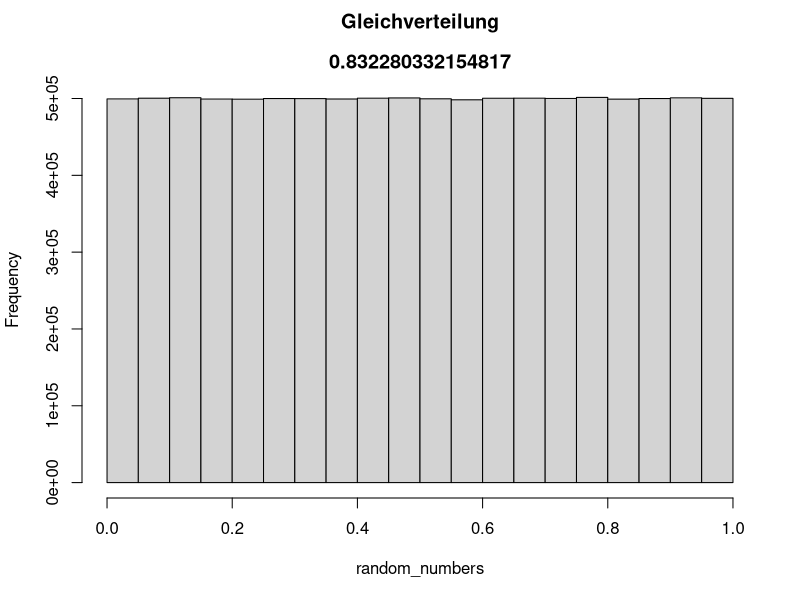
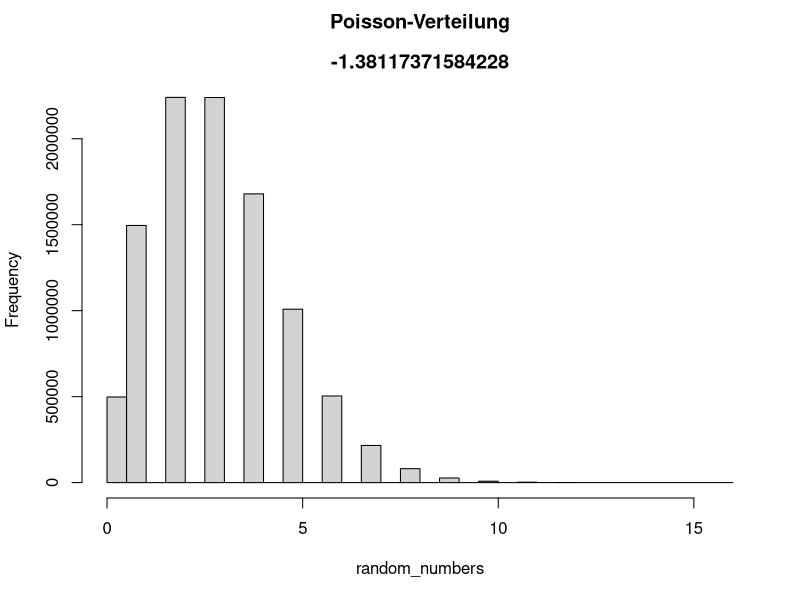
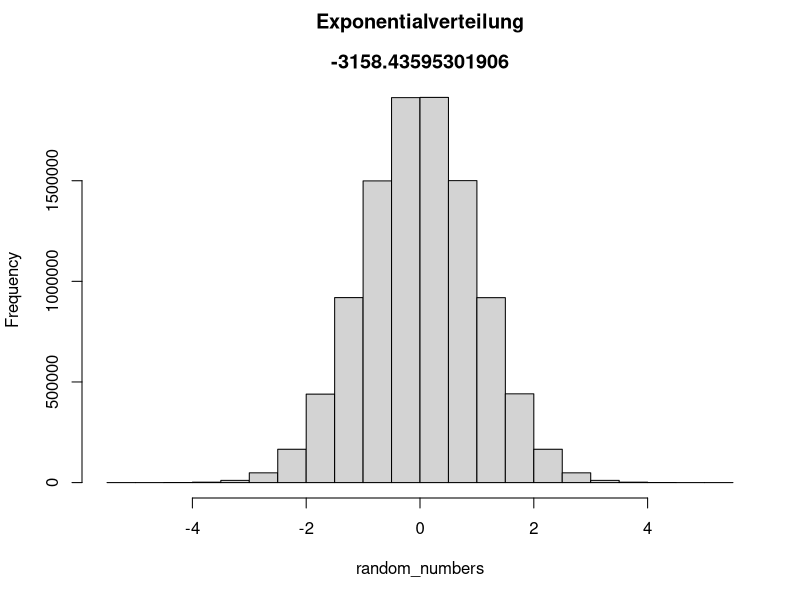
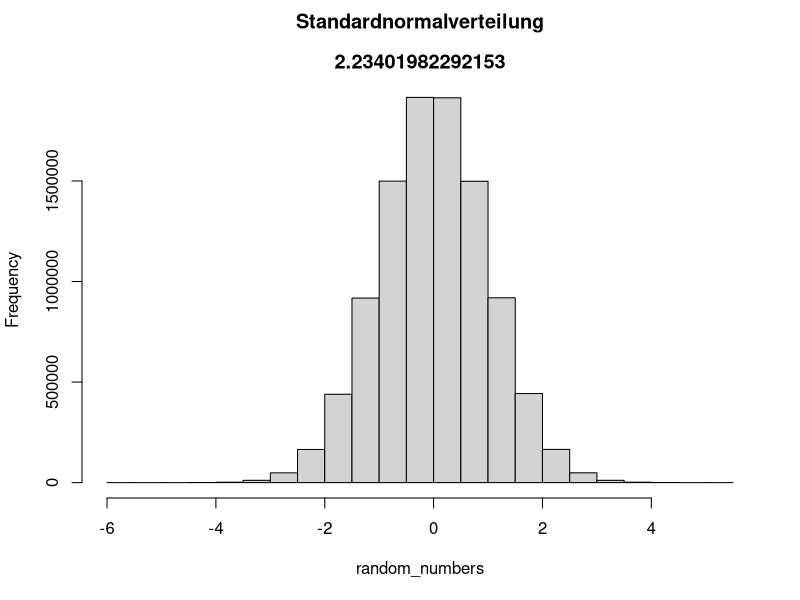

The R source for these figures, in order:
#
# Exercise 1
#
# generate numbers
# m = 100000
# choose ditributions (normal, poisson, ...)
# berechne zufallszahlen mit r____-Funktion
# Berechne ( M - E(X)) / sqrt( Var(X) / m ), das "standardized mean of empirical mean"
# 

makeStuff <- function (n, random_numbers, m.teo, v.teo, name) {
  
  # arithmethisches Mittel
  m = mean(random_numbers)
  
  # Varianz
  v = var(random_numbers)
  
  # result
  result = (m - m.teo) / sqrt(v.teo / n)
  
  # plot histogram
  x11()
  hist(random_numbers, main = c(name, " ", result))
  
  return(result)
}

myUniform <- function(n){ # m Anzahl Zufallszahlen
  m.teo = 0.5 # Theoretischer Erwartungswert
  v.teo = 1 / 12 # Theoretische Varianz
  
  # generate random numbers
  random_numbers = runif(n)
  
  result = makeStuff(n, random_numbers, m.teo, v.teo, name = "Gleichverteilung")
}


myPoisson <- function(n, lambda){ # m Anzahl Zufallszahlen
  m.teo = lambda # Theoretischer Erwartungswert
  v.teo = lambda # Theoretische Varianz
  
  # generate random numbers
  random_numbers = rpois(n, lambda)
  
  makeStuff(n, random_numbers, m.teo, v.teo, name = "Poisson-Verteilung")
}




myNormal <- function(n){ # n Anzahl Zufallszahlen
  m.teo = 0 # Theoretischer Erwartungswert
  v.teo = 1 # Theoretische Varianz
  
  # generate random numbers
  random_numbers = rnorm(n)
  
  makeStuff(n, random_numbers, m.teo, v.teo, name = "Standardnormalverteilung")
}


myExponential <- function(n, lambda){ # n Anzahl Zufallszahlen
  m.teo = 1 / lambda # Theoretischer Erwartungswert
  v.teo = 1 / (lambda^2) # Theoretische Varianz
  
  # generate random numbers
  random_numbers = rnorm(n)
  
  makeStuff(n, random_numbers, m.teo, v.teo, name = "Exponentialverteilung")
}

n = 10000000
myUniform(n)
myPoisson(n, lambda = 3)
myExponential(n, lambda = 3)
myNormal(n)





